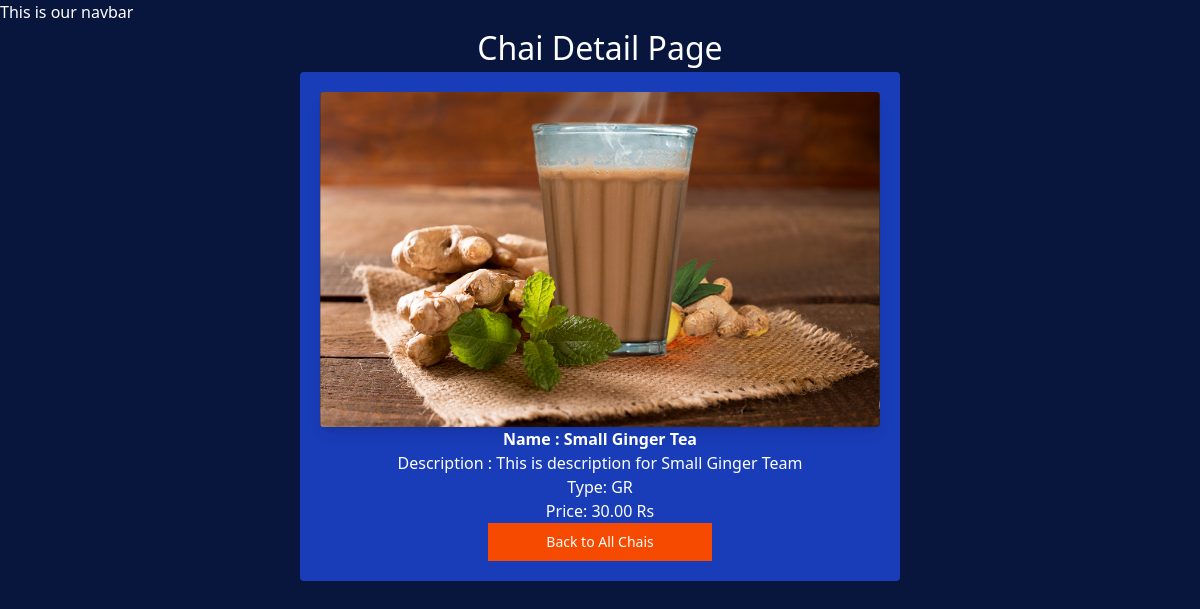
Page /chai/1/ on the committed database.
### chai/models.py (models this page shows, shortened)
class ChaiVarity(models.Model):
    CHAI_TYPE_CHOICE = [
        ('ML', 'MASALA'),
        ('GR', 'GINGER'),
        ('KL', 'KIWI'),
        ('PL', 'PLAIN'),
        ('EL', 'ELAICHI'),
    ]
    name = models.CharField(max_length=100)
    image = models.ImageField(upload_to='chais/')
    date_added = models.DateTimeField(default=timezone.now)
    type = models.CharField(max_length=2, choices=CHAI_TYPE_CHOICE)
    decscription = models.TextField(default='')
    price = models.DecimalField(max_digits=6, decimal_places=2, default=0.00)

### chai/views.py (the view)
# urls.py: path('<int:chai_id>/', views.chai_detail, name='chai_detail'),
def chai_detail(request, chai_id):
    chai = get_object_or_404(ChaiVarity, pk=chai_id)
    return render(request, 'chai/chai_detail.html', {'chai': chai})

### chai/templates/chai/chai_detail.html (shortened to what this page needs)
{% extends "layout.html" %}
{% block content %}
    <h1>Chai Detail Page</h1>
    <div class="bg-blue-800 p-5 rounded text-center w-[50%] mx-auto">
        <img class="rounded shadow-lg block mx-auto" src="{{ chai.image.url }}" alt="" height="600" width="600" />
        <h3 class="text-2l font-bold"> Name : {{ chai.name }}</h3>
        <p class="text-black-700 text-base text-bold"> Description : {{ chai.decscription }}</p>
        <p class="text-black-700 text-base text-bold">Type: {{ chai.type }}</p>
        <p class="text-black-700 text-base text-bold">Price: {{ chai.price }} Rs</p>
        <a href="{% url 'all_chai' %}">
            <button
                type="button"
                class="inline-flex items-center w-[40%] justify-center px-4 py-2 border border-transparent text-sm font-medium rounded-nd text-white bg-orange-600 hover:bg-orange-700 focus:outline-none focus:ring-2 focus:ring-offset-2 focus:ring-orange-500"
            >
                Back to All Chais
            </button>
        </a>
    </div>
{% endblock %}

### static/style.css (style rules this page uses)
body { background-color: #08153d; color: #ffffff; }
h1 { text-align: center; font-size: 2em; }

### rows in the picture
ChaiVarity: image (picture), name "Small Ginger Tea", decscription "This is description for Small Ginger Team", type "GR", price "30.00"
